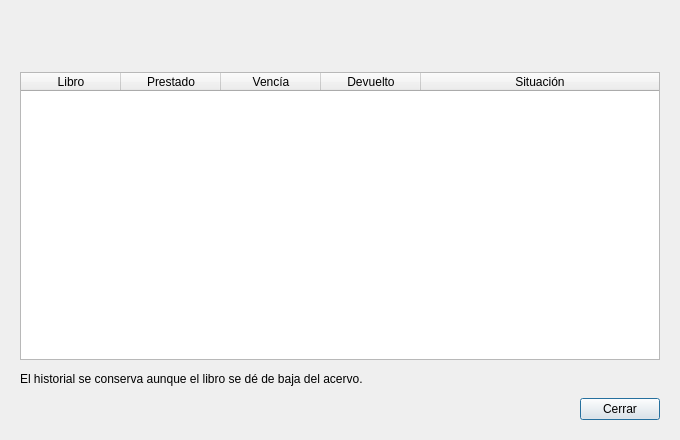
<?xml version="1.0" encoding="UTF-8"?>
<ui version="4.0">
 <class>DialogoHistorial</class>
 <widget class="QDialog" name="DialogoHistorial">
  <property name="geometry">
   <rect>
    <x>0</x>
    <y>0</y>
    <width>680</width>
    <height>440</height>
   </rect>
  </property>
  <property name="windowTitle">
   <string>Historial de préstamos</string>
  </property>
  <layout class="QVBoxLayout" name="disposicion">
   <property name="leftMargin"><number>20</number></property>
   <property name="topMargin"><number>20</number></property>
   <property name="rightMargin"><number>20</number></property>
   <property name="bottomMargin"><number>20</number></property>
   <property name="spacing"><number>12</number></property>

   <item>
    <widget class="QLabel" name="etiquetaAlumno">
     <property name="text"><string/></property>
    </widget>
   </item>

   <item>
    <widget class="QLabel" name="etiquetaResumen">
     <property name="text"><string/></property>
    </widget>
   </item>

   <item>
    <widget class="QTableWidget" name="tablaHistorial">
     <property name="alternatingRowColors"><bool>true</bool></property>
     <property name="selectionBehavior"><enum>QAbstractItemView::SelectRows</enum></property>
     <property name="editTriggers"><set>QAbstractItemView::NoEditTriggers</set></property>
     <property name="sortingEnabled"><bool>true</bool></property>
     <attribute name="verticalHeaderVisible"><bool>false</bool></attribute>
     <attribute name="horizontalHeaderStretchLastSection"><bool>true</bool></attribute>
     <column><property name="text"><string>Libro</string></property></column>
     <column><property name="text"><string>Prestado</string></property></column>
     <column><property name="text"><string>Vencía</string></property></column>
     <column><property name="text"><string>Devuelto</string></property></column>
     <column><property name="text"><string>Situación</string></property></column>
    </widget>
   </item>

   <item>
    <widget class="QLabel" name="etiquetaNota">
     <property name="text">
      <string>El historial se conserva aunque el libro se dé de baja del acervo.</string>
     </property>
     <property name="wordWrap"><bool>true</bool></property>
    </widget>
   </item>

   <item>
    <layout class="QHBoxLayout" name="filaBotones">
     <item>
      <spacer name="espacioBotones">
       <property name="orientation"><enum>Qt::Horizontal</enum></property>
       <property name="sizeHint" stdset="0">
        <size><width>40</width><height>20</height></size>
       </property>
      </spacer>
     </item>
     <item>
      <widget class="QPushButton" name="botonCerrar">
       <property name="text"><string>Cerrar</string></property>
       <property name="minimumHeight"><number>34</number></property>
       <property name="default"><bool>true</bool></property>
      </widget>
     </item>
    </layout>
   </item>

  </layout>
 </widget>
 <resources/>
 <connections/>
</ui>
